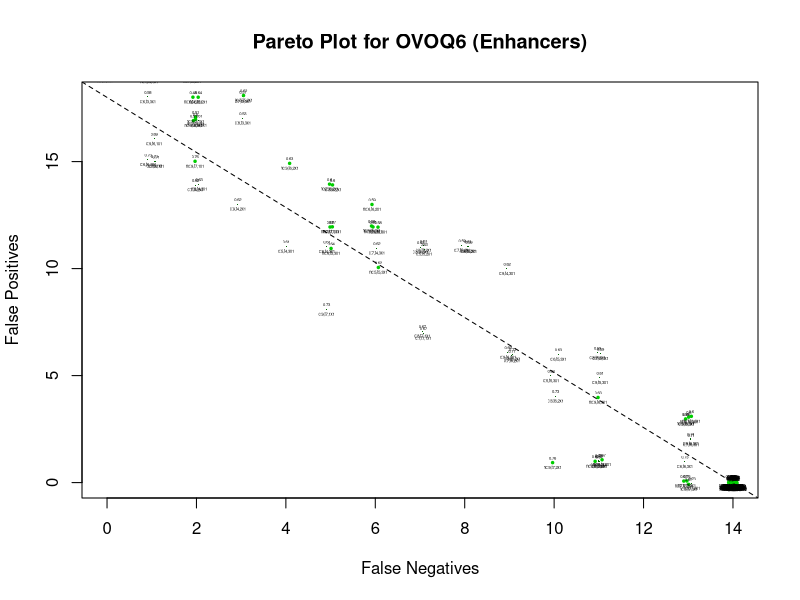

R code for this plot:
#!/usr/bin/Rscript
pdf("plot_pareto.pdf")

jitfact=0.5

y0=72
x0=30

sizepts=0.25
offset=0.15

y0=18
x0=14

#skip=1 to begin reading after line 1
ig=read.table("roc-enhancers-info.dat",skip=1)
#legend(2/3*x0,2/3*y0,c("Felsen","Halpern"),fill=c("blue","red"))

name<-ig[,1]
tmot<-ig[,2][name=="ovo_Q6"]
tdet<-ig[,3][name=="ovo_Q6"]
moti<-ig[,4][name=="ovo_Q6"]
nmot<-ig[,5][name=="ovo_Q6"]
auc<-ig[,6][name=="ovo_Q6"]
FP<-jitter(ig[,7][name=="ovo_Q6"],factor=jitfact)
FN<-jitter(ig[,8][name=="ovo_Q6"],factor=jitfact)
xf<-FN
yf<-FP
plot(xf,yf,xlab="False Negatives",ylab="False Positives",main="Pareto Plot for OVOQ6 (Enhancers)",pch=46,xlim=c(0,x0),ylim=c(0,y0),col="darkgreen")
name<-"c"
auc=round(auc*100)/100
text(FN,FP,pos=1,labels=paste(name,":",tmot,",t",tdet,",",nmot,"x",moti,sep=""),cex=sizepts,offset=0.15)
text(FN,FP,pos=3,labels=auc,cex=sizepts,offset=0.15)
abline(y0,-y0/x0,lty="dashed")

name<-ig[,1]
tmot<-ig[,2][name=="ovo_Q6_no_cons"]
tdet<-ig[,3][name=="ovo_Q6_no_cons"]
moti<-ig[,4][name=="ovo_Q6_no_cons"]
nmot<-ig[,5][name=="ovo_Q6_no_cons"]
auc<-ig[,6][name=="ovo_Q6_no_cons"]
FP<-jitter(ig[,7][name=="ovo_Q6_no_cons"],factor=jitfact)
FN<-jitter(ig[,8][name=="ovo_Q6_no_cons"],factor=jitfact)
xf<-FN
yf<-FP
points(xf,yf,pch=20,col="green3",cex=0.5)
name<-"nc"
auc=round(auc*100)/100
text(FN,FP,pos=1,labels=paste(name,":",tmot,",t",tdet,",",nmot,"x",moti,sep=""),cex=sizepts,offset=offset)
text(FN,FP,pos=3,labels=auc,cex=sizepts,offset=offset)


